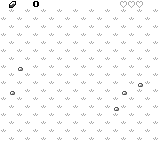

A 2D game scene composited from a Tiled map and its tileset images. What follows is a short description and the map's XML, with every tile layer's data as written:
An orthogonal 20x18 tile map with 8x8 px tiles, 1 tile layer (Tile Layer 1), 3 tilesets.

<map version="1.2" tiledversion="1.2.2" orientation="orthogonal" renderorder="right-down" width="20" height="18" tilewidth="8" tileheight="8" infinite="0" nextlayerid="2" nextobjectid="1">
 <tileset firstgid="1" source="overworld-landscape.tsx" />
 <tileset firstgid="97" source="items-2.tsx" />
 <tileset firstgid="161" source="dungeon-items.tsx" />
 <layer id="1" name="Tile Layer 1" width="20" height="18">
  <data encoding="csv">
77,176,77,77,145,77,77,77,77,77,77,77,77,77,77,174,174,174,77,77,
77,59,77,59,77,59,77,59,77,59,77,59,78,59,77,59,77,59,77,59,
59,77,59,77,59,77,59,77,59,77,59,77,59,78,59,77,59,77,59,77,
77,59,77,59,77,59,77,59,77,59,77,59,78,59,77,59,77,59,77,59,
59,77,59,77,59,77,59,77,59,77,59,77,59,77,59,77,59,77,59,77,
77,59,77,59,77,59,77,59,77,59,77,59,77,59,77,59,77,59,77,59,
59,77,59,77,59,77,59,77,59,77,59,77,59,77,59,77,59,77,59,77,
77,59,77,59,78,59,77,59,77,59,77,59,77,59,77,59,77,59,77,59,
59,77,84,78,59,77,59,77,59,77,59,77,59,77,59,77,59,77,59,77,
77,59,77,59,77,59,77,59,77,59,77,59,77,59,77,59,77,59,77,59,
59,77,59,77,59,77,59,77,59,77,59,77,59,77,59,77,59,84,59,77,
77,84,77,59,77,59,77,59,77,59,77,59,77,59,77,84,77,59,77,59,
59,77,59,77,59,77,59,77,59,77,59,77,59,77,59,77,59,77,59,77,
77,59,77,59,77,59,77,59,77,59,77,59,77,59,84,59,77,59,77,59,
59,77,59,77,59,77,59,77,59,77,59,77,59,77,59,77,59,77,59,77,
77,59,77,59,77,59,77,59,77,59,77,59,77,59,77,59,77,59,77,59,
59,77,59,77,59,77,59,77,59,77,59,77,59,77,59,77,59,77,59,77,
77,59,77,59,77,59,77,59,77,59,77,59,77,59,77,59,77,59,77,59
</data>
 </layer>
</map>
